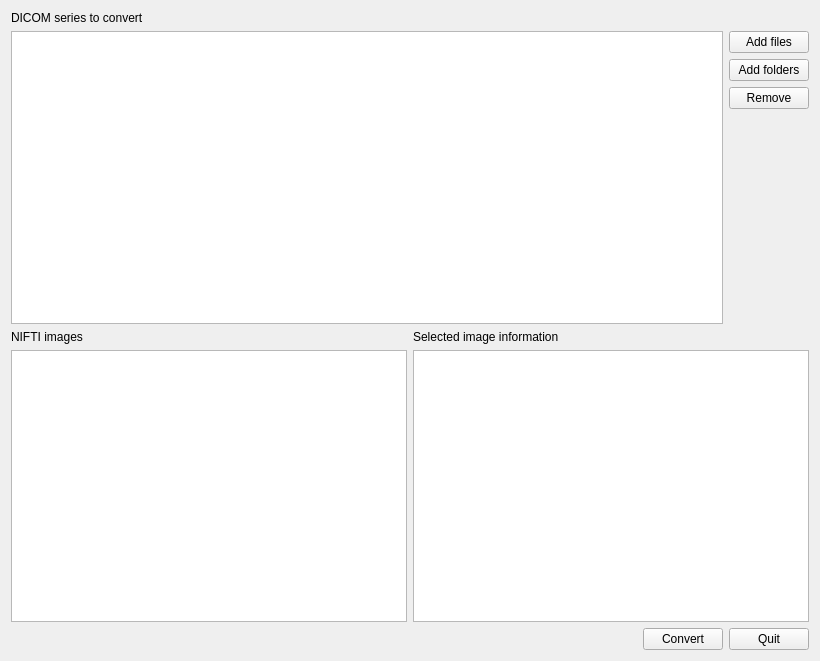
<?xml version="1.0" encoding="UTF-8"?>
<ui version="4.0">
 <class>cati_dicom_converter</class>
 <widget class="QWidget" name="cati_dicom_converter">
  <property name="geometry">
   <rect>
    <x>0</x>
    <y>0</y>
    <width>820</width>
    <height>661</height>
   </rect>
  </property>
  <property name="windowTitle">
   <string>CATI DICOM Converter</string>
  </property>
  <property name="windowIcon">
   <iconset>
    <normaloff>../../../../../../../../usr/share/icons/gnome/scalable/actions/gtk-refresh.svg</normaloff>../../../../../../../../usr/share/icons/gnome/scalable/actions/gtk-refresh.svg</iconset>
  </property>
  <layout class="QVBoxLayout" name="verticalLayout_7">
   <item>
    <widget class="QLabel" name="label">
     <property name="text">
      <string>DICOM series to convert</string>
     </property>
    </widget>
   </item>
   <item>
    <layout class="QHBoxLayout" name="horizontalLayout_4">
     <item>
      <widget class="QListWidget" name="dicom_sources"/>
     </item>
     <item>
      <layout class="QVBoxLayout" name="verticalLayout_4">
       <item>
        <widget class="QPushButton" name="add_dicom_file">
         <property name="text">
          <string>Add files</string>
         </property>
        </widget>
       </item>
       <item>
        <widget class="QPushButton" name="add_dicom_directory">
         <property name="text">
          <string>Add folders</string>
         </property>
        </widget>
       </item>
       <item>
        <widget class="QPushButton" name="remove_dicom">
         <property name="text">
          <string>Remove</string>
         </property>
        </widget>
       </item>
       <item>
        <spacer name="verticalSpacer_2">
         <property name="orientation">
          <enum>Qt::Vertical</enum>
         </property>
         <property name="sizeHint" stdset="0">
          <size>
           <width>20</width>
           <height>40</height>
          </size>
         </property>
        </spacer>
       </item>
      </layout>
     </item>
    </layout>
   </item>
   <item>
    <layout class="QHBoxLayout" name="horizontalLayout_5">
     <item>
      <layout class="QVBoxLayout" name="verticalLayout_5">
       <item>
        <widget class="QLabel" name="label_4">
         <property name="text">
          <string>NIFTI images</string>
         </property>
        </widget>
       </item>
       <item>
        <widget class="QListWidget" name="nifti_images"/>
       </item>
      </layout>
     </item>
     <item>
      <layout class="QVBoxLayout" name="verticalLayout_6">
       <item>
        <widget class="QLabel" name="label_5">
         <property name="text">
          <string>Selected image information</string>
         </property>
        </widget>
       </item>
       <item>
        <widget class="QTextBrowser" name="image_information"/>
       </item>
      </layout>
     </item>
    </layout>
   </item>
   <item>
    <layout class="QHBoxLayout" name="horizontalLayout_6">
     <item>
      <spacer name="horizontalSpacer_2">
       <property name="orientation">
        <enum>Qt::Horizontal</enum>
       </property>
       <property name="sizeHint" stdset="0">
        <size>
         <width>40</width>
         <height>20</height>
        </size>
       </property>
      </spacer>
     </item>
     <item>
      <widget class="QPushButton" name="convert">
       <property name="text">
        <string>Convert</string>
       </property>
      </widget>
     </item>
     <item>
      <widget class="QPushButton" name="quit">
       <property name="text">
        <string>Quit</string>
       </property>
      </widget>
     </item>
    </layout>
   </item>
  </layout>
 </widget>
 <resources/>
 <connections/>
</ui>
